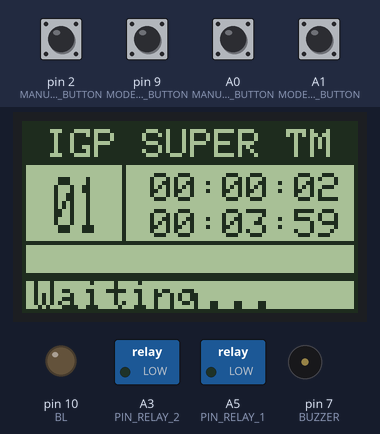
Simulated run of this sketch. Board: Arduino Uno, built with avr-gcc and run on an emulated ATmega328P. On the bench: 84×48 one-colour display, switched loads named in the sketch (green lamp = pin HIGH), output pins drawn as LEDs (lit = HIGH), buzzer (waves = sounding). Inputs (shaded band) come from the test bench; at power-on: A0 (MANUAL_WATER_BUTTON), A1 (MODE_7DAY_BUTTON), pin 2 (MANUAL_MODE_BUTTON), pin 9 (MODE_14DAY_BUTTON) HIGH. What the sketch prints to the serial monitor is not drawn.

Above: at 2.8 s.
2.9 s: A0 (MANUAL_WATER_BUTTON) pulled LOW for 1.2 s
At 3.4 s:
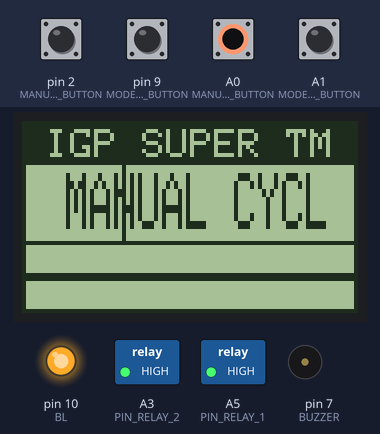
5.6 s: pin 2 (MANUAL_MODE_BUTTON) pulled LOW for 1.2 s
At 6.7 s:
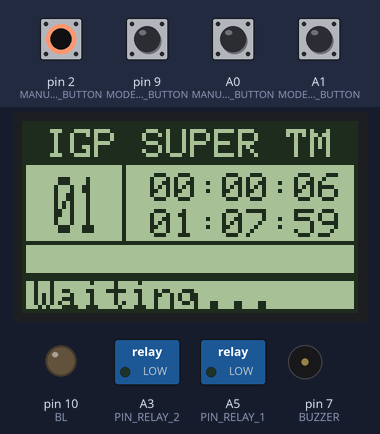
8.3 s: pin 9 (MODE_14DAY_BUTTON) pulled LOW for 1.2 s
At 9.8 s:
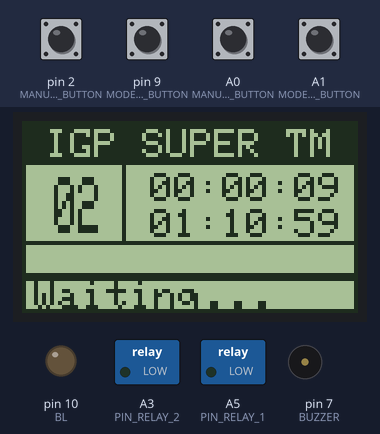
11.0 s: A1 (MODE_7DAY_BUTTON) pulled LOW for 1.2 s
At 11.8 s:
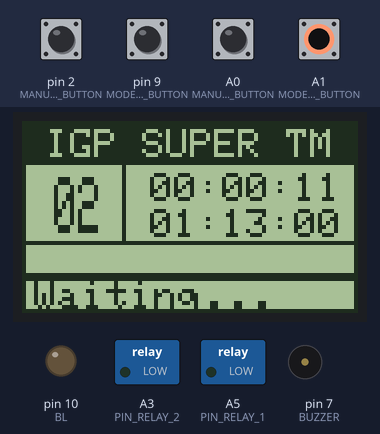
13.7 s: pin 2 (MANUAL_MODE_BUTTON) pulled LOW for 1.2 s
At 14.8 s:
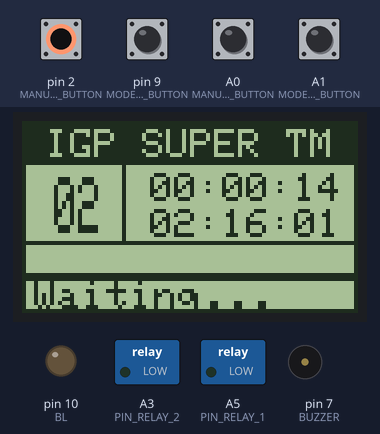
16.4 s: pin 9 (MODE_14DAY_BUTTON) pulled LOW for 1.2 s
At 17.6 s:
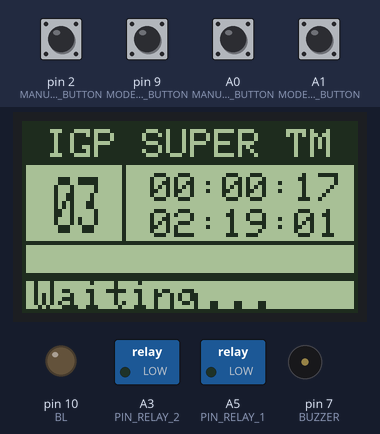
Timing chart, 0 to 19.4 s (numbered marks = the images above; inputs shaded):
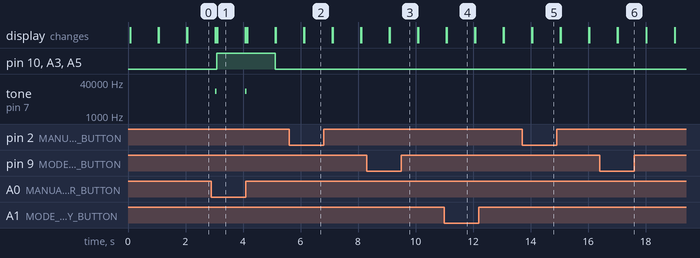

Measured:
- after the input at 2.9 s, pin 10 (BL), A3 (PIN_RELAY_2), A5 (PIN_RELAY_1): LOW → HIGH after 0.18 s, → LOW 2.0 s later; tone on pin 7 (BUZZER): alternates 15000 Hz for 0.05 s and silent for 1.0 s, starting after 0.13 s
- what the display in image 1 shows lasts 1.0 s, from 3.1 s to 4.1 s

The sketch:

Programmable_Timer.ino
```cpp
// (licence header left out)
   #include <SPI.h>
   #include <Adafruit_GFX.h>
   #include <Adafruit_PCD8544.h>
   #include <SoftwareSerial.h>

   Adafruit_PCD8544 NOKIA_5110_LCD = Adafruit_PCD8544(5, 4, 3);
   SoftwareSerial IGP_Serial = SoftwareSerial(6, 8);

   const int PIN_RELAY_1 = A5;
   const int PIN_RELAY_2 = A3;
   const int MANUAL_WATER_BUTTON = A0;
   const int MANUAL_MODE_BUTTON = 2;
   const int MODE_2DAY_BUTTON = 0;
   const int MODE_7DAY_BUTTON = A1;
   const int MODE_14DAY_BUTTON = 9;
   const int BUZZER = 7;
   const int BL = 10;
   const float defaultTime = 15;

   bool manualWaterButtonValue = true;

   bool HoursButtonValue = true;
   bool oldHoursButtonValue = true;

   bool MinsButtonValue = false;
   bool oldMinsButtonValue = false;

   bool SecsButtonValue = true;
   bool oldSecsButtonValue = true;

   bool DayButtonValue = true;
   bool oldDayButtonValue = true;

   int asteriscNextPosition = 0;
   int stepWateringCycle = 0;
   int wateringCycleSecondsCount = 0;

   long mainCycleSecondsCount = 0;
   long maxTime = defaultTime; // 3600 * 3; //3 hours

   int Hrs = 0; int Mins = 0; int Secs = 0;
   int SetHrs = 0; int SetMins = 0; int SetSecs = 59;
   int SetDay = 1; int DaysPassed = 0;

   void DisplayActualTimeClock()
   {
      NOKIA_5110_LCD.setTextSize(1,1);
      NOKIA_5110_LCD.setCursor(32, 13);

      if(Hrs < 10)
      {
        NOKIA_5110_LCD.print("0");
      }

      NOKIA_5110_LCD.print(Hrs);
      NOKIA_5110_LCD.print(":");

      if(Mins < 10)
      {
        NOKIA_5110_LCD.print("0");
      }

      NOKIA_5110_LCD.print(Mins);
      NOKIA_5110_LCD.print(":");

      if(Secs < 10)
      {
        NOKIA_5110_LCD.print("0");
      }
      NOKIA_5110_LCD.print(Secs);
      NOKIA_5110_LCD.print(" ");

      //...Clock starts...
      Secs++;

      TimeFormalCheck();
   }

   void TimeFormalCheck()
   {
      if (Secs == 60) {
         Mins++;
         Secs = 0;
      }
      if (Mins == 60) {
         Mins = 0;
         Hrs++;
      }
      if (Hrs > 23) {
          Hrs = 0;
          DaysPassed++;
      }
      if (SetSecs == 60) {
         SetMins++;
         SetSecs = 0;
      }
      if (SetMins == 60) {
         SetMins = 0;
         SetHrs++;
      }
      if (SetHrs > 23) {
          SetHrs = 0;
      }
      //Day
      if(SetDay > 31) {
        SetDay = 1;
      }
   }

   void DisplaySetTime()
   {
      NOKIA_5110_LCD.setCursor(32, 22);

      if(SetHrs < 10)
      {
        NOKIA_5110_LCD.print("0");
      }

      NOKIA_5110_LCD.print(SetHrs);
      NOKIA_5110_LCD.print(":");

      if(SetMins < 10)
      {
        NOKIA_5110_LCD.print("0");
      }

      NOKIA_5110_LCD.print(SetMins);
      NOKIA_5110_LCD.print(":");

      if(SetSecs < 10)
      {
        NOKIA_5110_LCD.print("0");
      }
      NOKIA_5110_LCD.print(SetSecs);
      NOKIA_5110_LCD.print(" ");

      TimeFormalCheck();
   }

   void DisplayFixedData()
   {
      NOKIA_5110_LCD.clearDisplay();
      NOKIA_5110_LCD.fillRect(0,  0, 84, 10, BLACK);
      NOKIA_5110_LCD.drawRect(0, 10, 84, 30, BLACK);
      NOKIA_5110_LCD.drawRect(25, 10, 59, 21, BLACK);
      NOKIA_5110_LCD.drawRect(0, 30, 84, 9, BLACK);
      NOKIA_5110_LCD.drawRect(0, 39, 84, 9, BLACK);
      NOKIA_5110_LCD.setCursor(0, 2);
      NOKIA_5110_LCD.setTextSize(1);
      NOKIA_5110_LCD.setTextColor(WHITE);
      NOKIA_5110_LCD.print(" IGP SUPER TM");
   }

   void DisplayCountdownTimer()
   {
      DisplayActualTimeClock();
      DisplaySetTime();

      NOKIA_5110_LCD.setTextSize(1,1);
   }

   // Black button //
   void CheckManualWater()
   {
       if (manualWaterButtonValue == false)
       {
          //Sending message to arduino NANO
          IGP_Serial.write("ON", 2);

          tone(BUZZER, 15000);
          delay(50);
          noTone(BUZZER);

          digitalWrite(PIN_RELAY_1, HIGH);
          digitalWrite(PIN_RELAY_2, HIGH);
          digitalWrite(BL, HIGH);

          DisplayFixedData();

          NOKIA_5110_LCD.setContrast(45);
          NOKIA_5110_LCD.setTextColor(BLACK);
          NOKIA_5110_LCD.setTextSize(1,2);
          NOKIA_5110_LCD.setCursor(11, 13);
          NOKIA_5110_LCD.print("MANUAL CYCL");
          NOKIA_5110_LCD.display();
       }
       else
       {
          digitalWrite(PIN_RELAY_1, LOW);
          digitalWrite(PIN_RELAY_2, LOW);
          digitalWrite(BL, LOW);

          tone(BUZZER, 20000);
          delay(1);
          noTone(BUZZER);

          NOKIA_5110_LCD.setContrast(20);
          NOKIA_5110_LCD.setTextSize(1);
          NOKIA_5110_LCD.setCursor(3, 40);
          NOKIA_5110_LCD.setTextColor(BLACK);
          NOKIA_5110_LCD.print("Waiting...");
          NOKIA_5110_LCD.display();
       }
   }

   //Cycle
   void OpenWaterAutomatically()
   {
       NOKIA_5110_LCD.setContrast(45);

       tone(BUZZER, 25000);

       digitalWrite(PIN_RELAY_1, HIGH);
       digitalWrite(PIN_RELAY_2, HIGH);
       digitalWrite(BL, HIGH);

       DisplayFixedData();

       stepWateringCycle = 0;
       int asteriscNum = 0;

       while (stepWateringCycle < maxTime) // Open water for 15 seconds
       {
          //Sending message to arduino NANO
          IGP_Serial.write("ON", 2);

          asteriscNum++;
          if (asteriscNum < 15)
          {
             asteriscNextPosition = asteriscNextPosition + 5;
             NOKIA_5110_LCD.setTextSize(1);
             NOKIA_5110_LCD.setCursor(asteriscNextPosition, 30);
             NOKIA_5110_LCD.setTextColor(BLACK);
             NOKIA_5110_LCD.print("*");
             NOKIA_5110_LCD.display();
          }
          else
          {
             DisplayFixedData();
             asteriscNextPosition = 0;
             asteriscNum = 0;
          }

          stepWateringCycle++;

          NOKIA_5110_LCD.setCursor(3, 40);
          NOKIA_5110_LCD.setTextColor(BLACK);
          NOKIA_5110_LCD.print("In cycle");

          delay(999);
          DisplayCountdownTimer();

          NOKIA_5110_LCD.setTextSize(1);
          NOKIA_5110_LCD.setCursor(3, 13);
          NOKIA_5110_LCD.print("ON");
          NOKIA_5110_LCD.display();
       }

       wateringCycleSecondsCount = 0;
   }

   void ReadButtonValues()
   {
      manualWaterButtonValue = digitalRead(MANUAL_WATER_BUTTON);
      HoursButtonValue = digitalRead(MANUAL_MODE_BUTTON);
      MinsButtonValue = digitalRead(MODE_2DAY_BUTTON);
      SecsButtonValue = digitalRead(MODE_7DAY_BUTTON);
      DayButtonValue = digitalRead(MODE_14DAY_BUTTON);

      Serial.println("");
      Serial.println("=========================");
      Serial.println(manualWaterButtonValue);
      Serial.println(HoursButtonValue);
      Serial.println(MinsButtonValue);
      Serial.println(SecsButtonValue);
      Serial.println(DayButtonValue);
      Serial.println("=========================");
      Serial.println("");
   }

   void CheckButtonStatuses()
   {
      //BLUE BUTTON: Set Hour
      if (HoursButtonValue == false)
      {
         SetHrs++;
      }

      //GREEN BUTTON: Set Minute
      if (MinsButtonValue == false)
      {
         SetMins++;
      }

      //YELLOW BUTTON: Set Second
      if (SecsButtonValue == false)
      {
         SetSecs++;
      }

      //RED BUTTON: Set Day of Month from 1 to 31
      if (DayButtonValue == false)
      {
         SetDay++;
      }

      DisplayFixedData();3;

      NOKIA_5110_LCD.setContrast(20);
      NOKIA_5110_LCD.setTextColor(BLACK);
      NOKIA_5110_LCD.setTextSize(2);
      NOKIA_5110_LCD.setCursor(40, 13);

      DisplayActualTimeClock();
      DisplaySetTime();

      if (mainCycleSecondsCount > maxTime)
      {
         mainCycleSecondsCount = 0;
      }

      if (DaysPassed > 0)
      {
         if (DaysPassed % SetDay == 0 && Hrs == SetHrs && SetMins == Mins && SetSecs == Secs)
         {
            OpenWaterAutomatically();
            DaysPassed = 0;
         }
      }

      NOKIA_5110_LCD.setTextSize(1,2);
      NOKIA_5110_LCD.setCursor(8, 14);

      if(SetDay < 10)
      {
         NOKIA_5110_LCD.print("0");
      }

      NOKIA_5110_LCD.print(SetDay);
      NOKIA_5110_LCD.display();
      NOKIA_5110_LCD.setTextSize(1);

      asteriscNextPosition = 0;
      stepWateringCycle = 0;

      CheckManualWater();
   }

   void setup()
   {
      Serial.begin(9600); //DEBUG

      pinMode(PIN_RELAY_1, OUTPUT);
      pinMode(PIN_RELAY_2, OUTPUT);
      pinMode(MANUAL_WATER_BUTTON, INPUT);
      pinMode(MANUAL_MODE_BUTTON, INPUT);
      pinMode(MODE_2DAY_BUTTON, INPUT);
      pinMode(MODE_7DAY_BUTTON, INPUT);
      pinMode(MODE_14DAY_BUTTON, INPUT);
      pinMode(BUZZER, OUTPUT);

      pinMode(BL, OUTPUT);

      NOKIA_5110_LCD.begin();
      NOKIA_5110_LCD.setContrast(20);
      NOKIA_5110_LCD.clearDisplay();

      IGP_Serial.begin(9600);
   }

   void loop()
   {
      ReadButtonValues();
	   CheckButtonStatuses();

      delay(950);
   }
```
